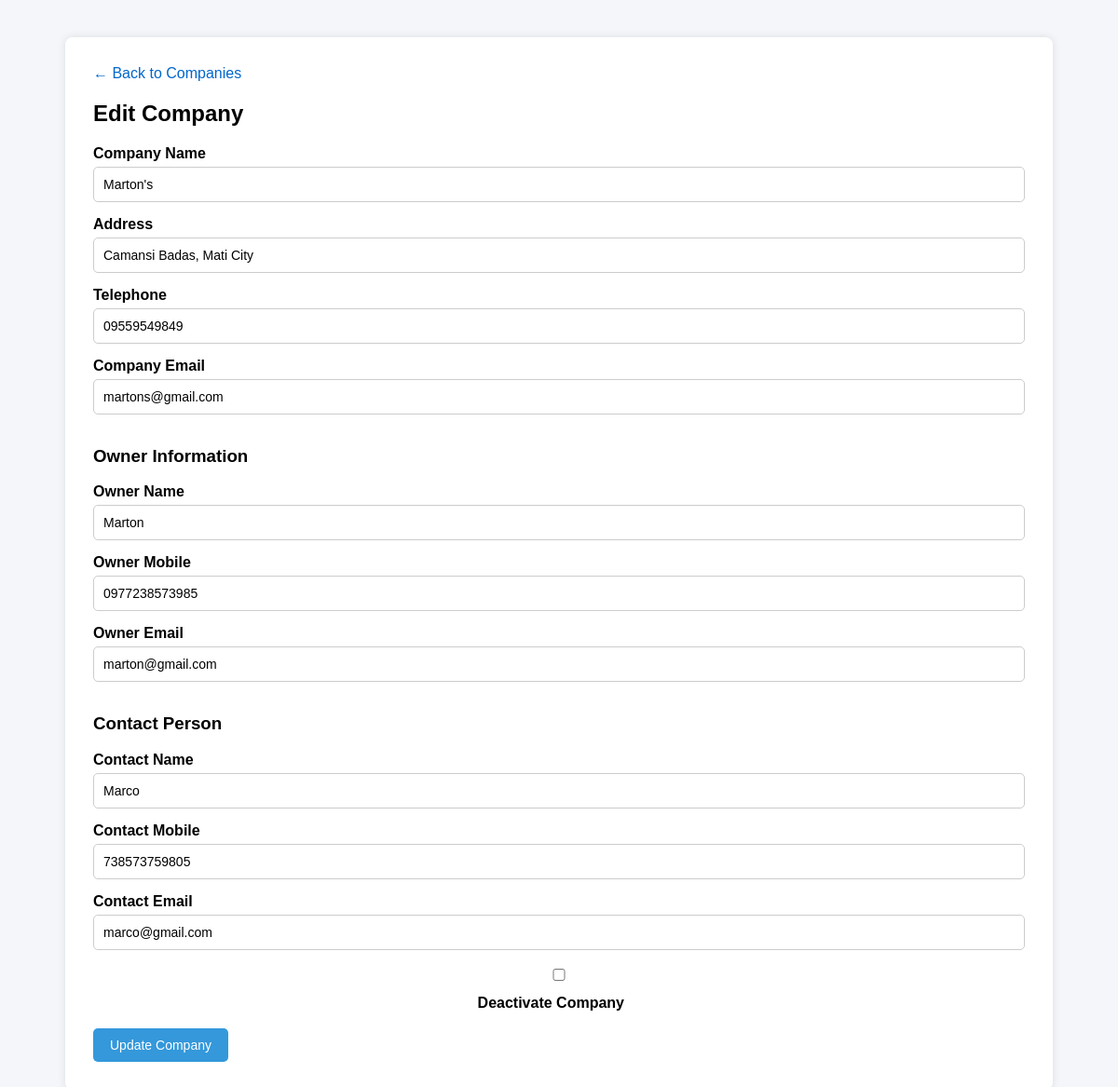
The page /company-edit.php?id=5 (signed in) on the database its author committed.
### tables this page shows
CREATE TABLE `companies` (
  `id` int(11) NOT NULL,
  `company_name` varchar(255) NOT NULL,
  `company_address` varchar(500) NOT NULL,
  `company_telephone` varchar(100) NOT NULL,
  `company_email` varchar(255) NOT NULL,
  `owner_name` varchar(255) NOT NULL,
  `owner_mobile` varchar(100) NOT NULL,
  `owner_email` varchar(255) NOT NULL,
  `contact_name` varchar(255) NOT NULL,
  `contact_mobile` varchar(100) NOT NULL,
  `contact_email` varchar(255) NOT NULL,
  `is_deactivated` tinyint(1) NOT NULL DEFAULT 0,
  `created_at` datetime NOT NULL,
  `updated_at` datetime NOT NULL
);

### company-edit.php (the view, shortened to what this page needs)
<?php
include("db.php");
$id = $_GET['id'] ?? null;
$stmt = $pdo->prepare("
    SELECT *
    FROM companies
    WHERE id = :id
");
$stmt->execute(["id" => $id]);
$company = $stmt->fetch(PDO::FETCH_ASSOC);
?>
<!DOCTYPE html>
<html>
<head>
    <link rel="stylesheet" href="css/style.css">
</head>
<body>
<div class="container">
    <a class="back" href="companies.php">← Back to Companies</a>
    <h2>Edit Company</h2>
    <form method="POST">
        <label>Company Name</label>
        <input type="text" name="company_name"
            value="<?= htmlspecialchars($company['company_name']) ?>" required>
        <label>Address</label>
        <input type="text" name="company_address"
            value="<?= htmlspecialchars($company['company_address']) ?>">
        <label>Telephone</label>
        <input type="text" name="company_telephone"
            value="<?= htmlspecialchars($company['company_telephone']) ?>">
        <label>Company Email</label>
        <input type="email" name="company_email"
            value="<?= htmlspecialchars($company['company_email']) ?>">
        <h3>Owner Information</h3>
        <label>Owner Name</label>
        <input type="text" name="owner_name"
            value="<?= htmlspecialchars($company['owner_name']) ?>">
        <label>Owner Mobile</label>
        <input type="text" name="owner_mobile"
            value="<?= htmlspecialchars($company['owner_mobile']) ?>">
        <label>Owner Email</label>
        <input type="email" name="owner_email"
            value="<?= htmlspecialchars($company['owner_email']) ?>">
        <h3>Contact Person</h3>
        <label>Contact Name</label>
        <input type="text" name="contact_name"
            value="<?= htmlspecialchars($company['contact_name']) ?>">
        <label>Contact Mobile</label>
        <input type="text" name="contact_mobile"
            value="<?= htmlspecialchars($company['contact_mobile']) ?>">
        <label>Contact Email</label>
        <input type="email" name="contact_email"
            value="<?= htmlspecialchars($company['contact_email']) ?>">
        <div class="checkbox">
            <label>
                <input type="checkbox" name="is_deactivated"
                    <?= !empty($company['is_deactivated']) ? 'checked' : '' ?>>
                Deactivate Company
            </label>
        </div>
        <br>
        <button type="submit" name="update">Update Company</button>
    </form>
</div>
</body>
</html>

### css/style.css (style rules this page uses)
body { font-family: Arial, Helvetica, sans-serif; background: #f4f6f9; margin: 0; padding: 0; }
a { text-decoration: none; color: #0066cc; }
h2 { margin-top: 0; }
.container { width: 1000px; margin: 40px auto; background: #fff; padding: 30px; border-radius: 8px; box-shadow: 0 0 10px rgba(0, 0, 0, 0.1); }
.back { display: inline-block; margin-bottom: 20px; }
button { background: #3498db; color: #fff; border: none; padding: 10px 18px; border-radius: 5px; cursor: pointer; font-size: 14px; }
form input, form textarea, form select { width: 100%; padding: 10px; margin: 5px 0 15px; border: 1px solid #ccc; border-radius: 5px; box-sizing: border-box; font-size: 14px; }
label { font-weight: bold; }
.checkbox { display: flex; justify-content: center; align-items: center; }

### rows shown on the page
companies: company_name "Marton's", company_address "Camansi Badas, Mati City", company_telephone "09559549849", company_email "martons@gmail.com", owner_name "Marton", owner_mobile "0977238573985", owner_email "marton@gmail.com", contact_name "Marco", contact_mobile "738573759805", contact_email "marco@gmail.com"
